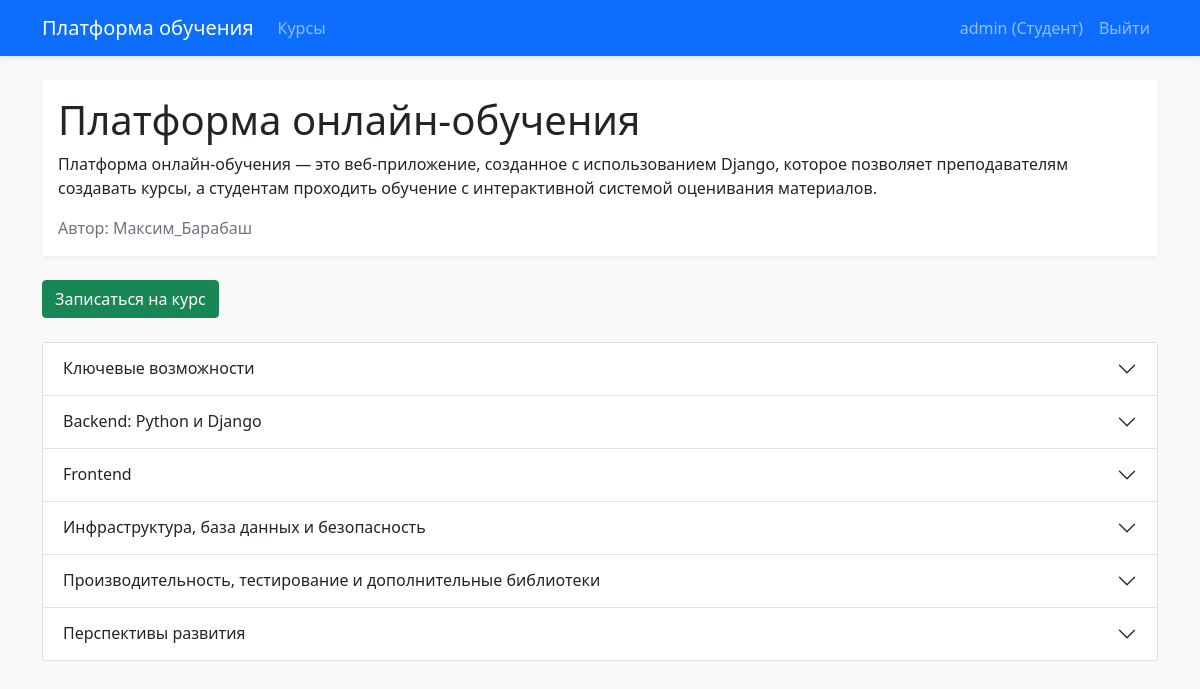
The app's page /course/7/ (signed in) with its own data.
### courses/models.py (models this page shows, shortened)
class Course(models.Model):
    title = models.CharField(max_length=200, verbose_name="Название курса")
    description = models.TextField(verbose_name="Описание курса")
    creator = models.ForeignKey(User, on_delete=models.CASCADE, related_name='created_courses', verbose_name="Создатель курса")
    created_at = models.DateTimeField(auto_now_add=True)
    updated_at = models.DateTimeField(auto_now=True)
    class Meta:
        verbose_name = "Курс"
        verbose_name_plural = "Курсы"
        ordering = ['-created_at']

class Topic(models.Model):
    course = models.ForeignKey(Course, on_delete=models.CASCADE, related_name='topics')
    title = models.CharField(max_length=200, verbose_name="Название темы")
    content = models.TextField(verbose_name="Содержание темы")
    order = models.IntegerField(verbose_name="Порядковый номер")
    class Meta:
        ordering = ['order']
    def content_as_html(self):
        from .forms import markdown_to_html
        return markdown_to_html(self.content)

### courses/views.py (the view)
# urls.py: path('course/<int:pk>/', views.course_detail, name='course_detail'),
@login_required
def course_detail(request, pk):
    course = get_object_or_404(Course, pk=pk)
    topics = course.topics.all().order_by('order')
    is_enrolled = StudentCourse.objects.filter(student=request.user, course=course).exists()
    is_creator = course.creator == request.user
    return render(request, 'courses/course_detail.html', {
        'course': course,
        'topics': topics,
        'is_enrolled': is_enrolled,
        'is_creator': is_creator
    })

### courses/context_processors.py (called while the page is built)
def user_profile(request):
    if request.user.is_authenticated:
        try:
            profile = UserProfile.objects.get(user=request.user)
            return {'user_profile': profile}
        except UserProfile.DoesNotExist:
            return {}
    return {}

### courses/forms.py (called while the page is built)
def markdown_to_html(markdown_text):
    return mark_safe(markdown.markdown(markdown_text,
        extensions=[
            'fenced_code',
            'codehilite',
            'tables',
            'nl2br'
        ],
        safe_mode=True
    ))

### templates/courses/course_detail.html (shortened to what this page needs)
{% extends 'base.html' %}
{% load course_tags %}
{% block content %}
<div class="card mb-4">
    <div class="card-body">
        <h1 class="card-title">{{ course.title }}</h1>
        <p class="card-text">{{ course.description }}</p>
        <div class="d-flex justify-content-between align-items-center">
            <span class="text-muted">Автор: {{ course.creator.username }}</span>
        </div>
    </div>
</div>
{% if not is_enrolled and not is_creator %}
    <div class="mb-4">
        <form method="post" action="{% url 'course_enroll' course.pk %}">
            <button type="submit" class="btn btn-success">Записаться на курс</button>
        </form>
    </div>
{% endif %}
<div class="accordion" id="topicsAccordion">
    {% for topic in topics %}
    <div class="accordion-item">
        <h2 class="accordion-header" id="heading{{ topic.id }}">
            <button class="accordion-button collapsed" type="button" data-bs-toggle="collapse"
                    data-bs-target="#collapse{{ topic.id }}">
                {{ topic.title }}
            </button>
        </h2>
    </div>
    {% endfor %}
</div>
{% endblock %}

### templates/base.html (shortened to what this page needs)
<!DOCTYPE html>
<html lang="ru">
<head>
    <link href="https://cdn.jsdelivr.net/npm/bootstrap@5.1.3/dist/css/bootstrap.min.css" rel="stylesheet">
    <link rel="stylesheet" href="/static/css/style.css">
</head>
<body>
    <nav class="navbar navbar-expand-lg navbar-dark bg-primary mb-4">
        <div class="container">
            <a class="navbar-brand" href="{% url 'course_list' %}">Платформа обучения</a>
            <div class="collapse navbar-collapse" id="navbarNav">
                <ul class="navbar-nav">
                    <li class="nav-item">
                        <a class="nav-link" href="{% url 'course_list' %}">Курсы</a>
                    </li>
                </ul>
                <ul class="navbar-nav ms-auto">
                    {% if user.is_authenticated %}
                        <li class="nav-item">
                            <span class="nav-link">
                                {{ user.username }} ({% if user_profile.is_instructor %}Преподаватель{% else %}Студент{% endif %})
                            </span>
                        </li>
                        <li class="nav-item">
                            <a class="nav-link" href="{% url 'logout' %}">Выйти</a>
                        </li>
                    {% else %}
                        <li class="nav-item">
                            <a class="nav-link" href="{% url 'login' %}">Войти</a>
                        </li>
                    {% endif %}
                </ul>
            </div>
        </div>
    </nav>
    <div class="container">
        {% block content %}
        {% endblock %}
    </div>
</body>
</html>

### static/css/style.css (style rules this page uses)
body { background-color: #f8f9fa; }
.navbar { box-shadow: 0 2px 4px rgba(0,0,0,.1); }
.card { border: none; box-shadow: 0 2px 4px rgba(0,0,0,.05); transition: transform 0.2s; }

### records on screen
Course: title "Платформа онлайн-обучения", description "Платформа онлайн-обучения — это веб-приложение, созданное с использованием Django, которое позволяет преподавателям создавать курсы, а студентам проходить обучение с интерактивной системой оценивания материалов.", creator.username "Максим_Барабаш"
Topic: title "Ключевые возможности"
Topic: title "Backend: Python и Django"
Topic: title "Frontend"
Topic: title "Инфраструктура, база данных и безопасность"
Topic: title "Производительность, тестирование и дополнительные библиотеки"
Topic: title "Перспективы развития"

### other values on screen
{{ user.username }} "admin"
